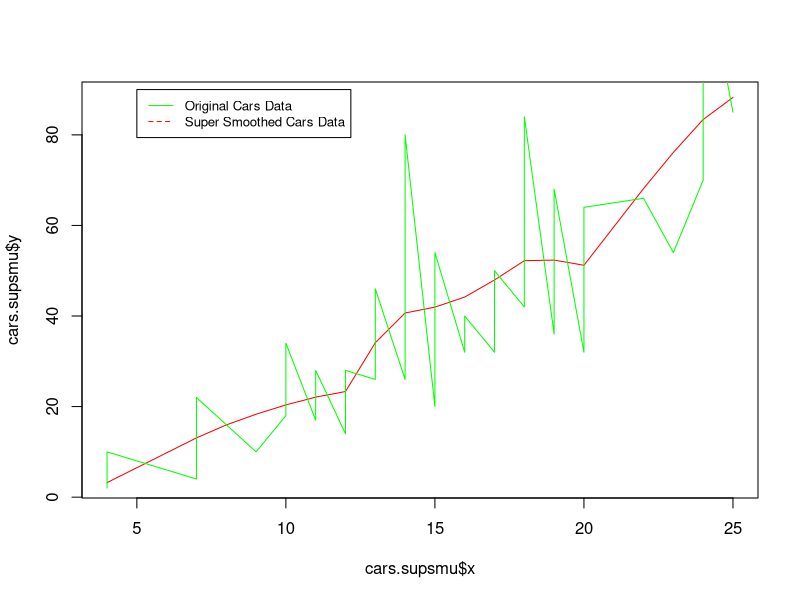

Here is the R script that generated this plot:
## ---- chunk 1
knitr::opts_chunk$set(echo = TRUE)
## ---- chunk 2
library(datasets)
data(cars)
head(cars)
cars.supsmu = supsmu(cars$speed, cars$dist, bass = 0, span = "cv")
cars.supsmu
library(ggplot2)
# qplot(x = cars.supsmu$x, y = cars.supsmu$y)
plot(x = cars.supsmu$x, y = cars.supsmu$y, type = "l", col = "red")
lines(x = cars$speed, y = cars$dist, col = "green")
legend(5, 90, legend=c("Original Cars Data", "Super Smoothed Cars Data"), col=c("green", "red"), lty=1:2, cex=0.8)
